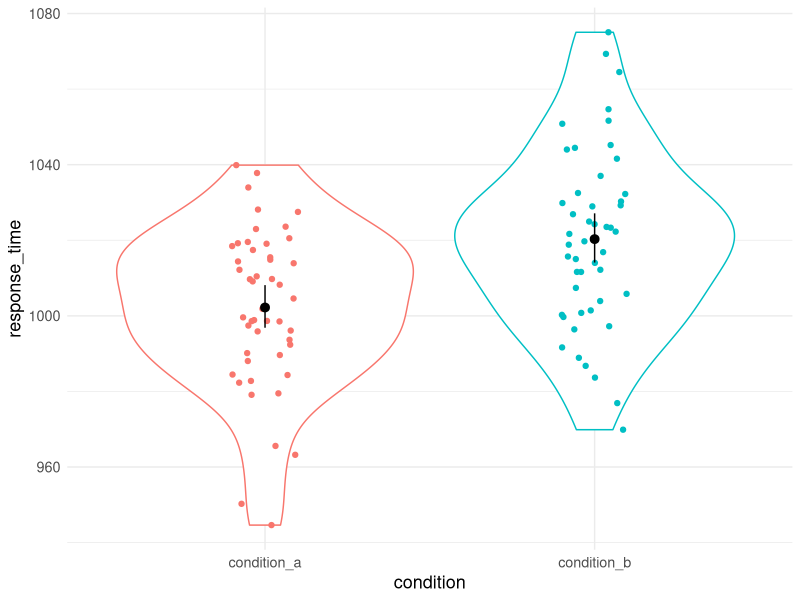
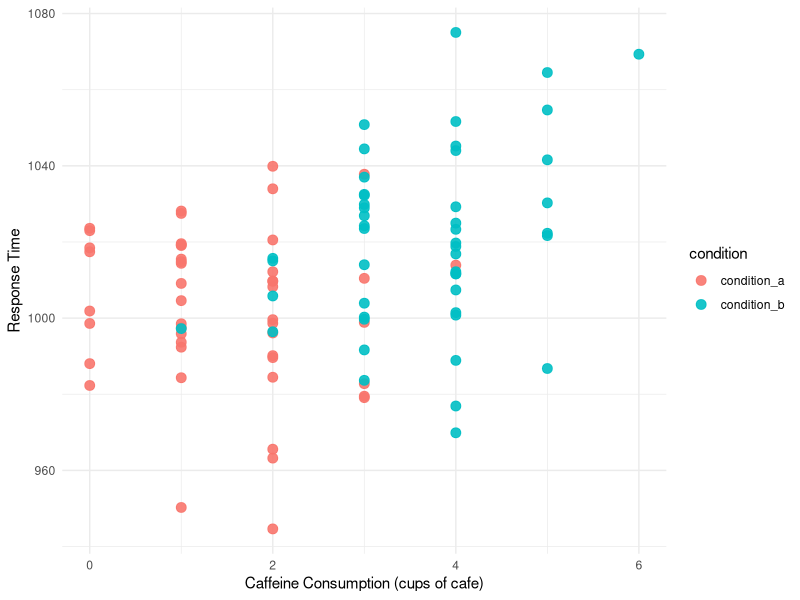

Here is the R script that generated these plots, in order:
# load packages required
library(tidyverse) # load tidyverse for reading, wrangling and plotting data
library(afex) # load for ANOVA functions
library(emmeans) # load for pairwise comparisons
library(psych) # load this package for data summarize
library(skimr)# load this package for data summarize
#load data
Q1_data = read_csv('./Raw_Data/assignment_2_dataset_1.csv')

# check if the data is correctly loaded
head(Q1_data)

# code condition as a factor
Q1_data = Q1_data %>% 
    mutate(condition = factor(condition))
head(Q1_data)

#rewrite consition variable

# summarize the data
Q1_data %>% 
    group_by(condition) %>% 
    summarise(mean = mean(response_time), sd = sd(response_time))

# 
describeBy(Q1_data$response_time, Q1_data$condition)


Q1_data %>% 
    # 
    group_by(condition) %>% 
    # 
    skim() %>% 
    # 
    filter(skim_variable == "response_time")

#data visualization
set.seed(11082245)
Q1_data %>% 
    ggplot(aes(x = condition, y = response_time, colour = condition)) +
    geom_violin() +
    geom_jitter(width = .1) +
    guides(colour = FALSE) +
    stat_summary(fun.data = "mean_cl_boot", colour = "black") +
    theme_minimal() +
    theme(text = element_text(size = 13)) 

#正态和方差检验

# building ANOVA model
Q1_model_1 = aov_4(response_time ~ condition + (1 | participant),data = Q1_data)

summary(Q1_model_1)

emmeans(Q1_model_1, pairwise~condition)
# emmeans plot

t.test(Q1_data$response_time ~ Q1_data$condition)


# Question 2
# 
Q2_data = read_csv('./Raw_Data/assignment_2_dataset_2.csv')

#
head(Q2_data)

#
Q2_data = Q2_data %>% 
    mutate(condition = factor(condition))
head(Q2_data)

#
ggplot(Q2_data, aes(x = caffeine, y = response_time,  colour = condition)) + 
    geom_point(size = 3, alpha = .9) +
    labs(x = "Caffeine Consumption (cups of cafe)", 
         y = "Response Time") +
    theme_minimal() +
    theme(text = element_text(size = 11)) 

#Other methord to check data

# 
Q2_model = aov_4(response_time ~ caffeine + condition +(1 | participant),data = Q2_data,factorize = FALSE)

anova(Q2_model)

emmeans(Q2_model, pairwise ~ condition)

Q2_data <- Q2_data %>%
    mutate(Condition = fct_relevel(condition,
                                   c("condition_a","condition_b")))

contrasts(Q2_data$condition)
# 
Q2_model_lm = lm(response_time ~ caffeine + condition-1, data = Q2_data)

Q2_model_lm = lm(response_time ~ caffeine + condition, data = Q2_data)

Q2_model_lm

responsetime = 2.469*(mean(Q2_data$caffeine)) +998.564*(0) + 1011.354*(1)


# 
Q3_data = read_csv('./Raw_Data/assignment_2_dataset_3.csv')
